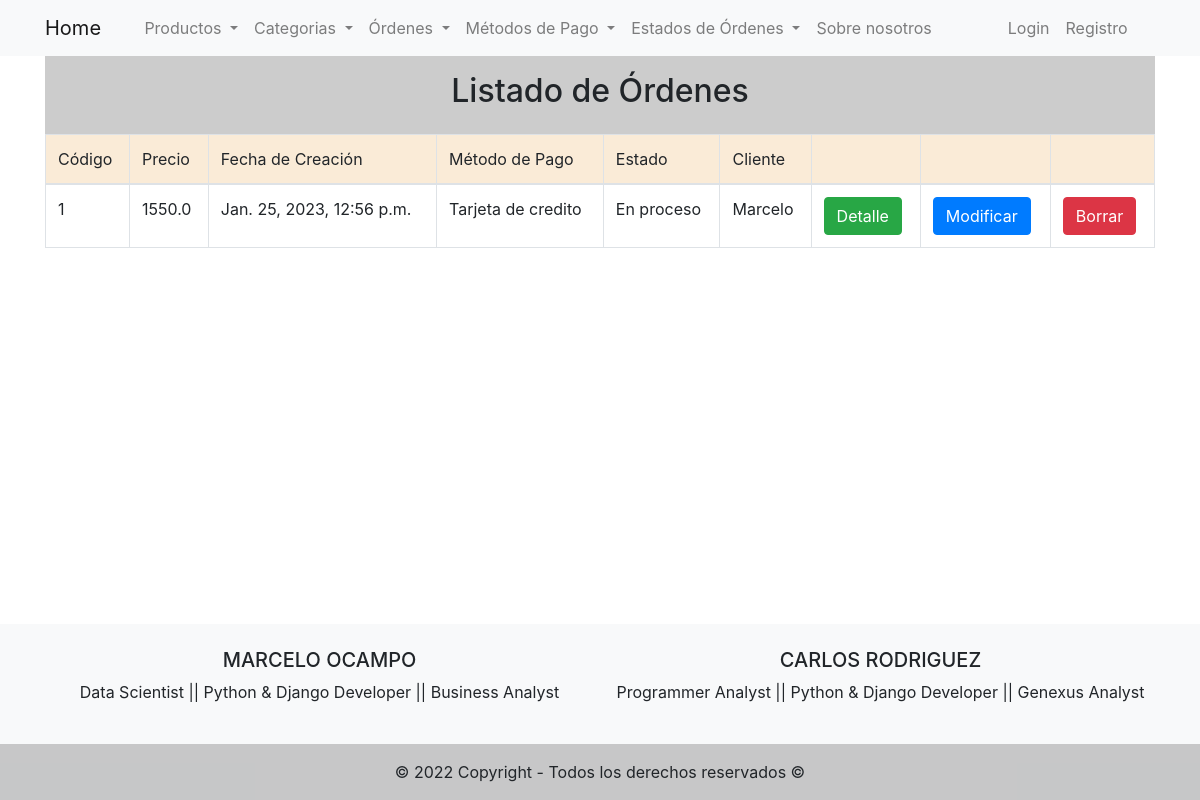
Screenshot of /orders/list-orders/ with the database file from the repository.
### orders/models.py (models this page shows, shortened)
class Orders(models.Model):
    order_code = models.IntegerField(unique=True)
    order_price = models.FloatField()
    creation_time = models.DateTimeField(auto_now_add=True)
    payment_method_short = models.ForeignKey(PaymentMethod, on_delete= models.CASCADE)
    status = models.ForeignKey(OrderStatus, on_delete= models.CASCADE)
    client_name = models.CharField(max_length=100, blank= True)

class PaymentMethod(models.Model):
    payment_method_large = models.CharField(max_length=20, unique=True)
    payment_method_short = models.CharField(max_length=3)
    def __str__(self):
        return self.payment_method_large

class OrderStatus(models.Model):
    status = models.CharField(max_length=20, unique=True)
    def __str__(self):
        return self.status

### orders/views.py (the view)
# urls.py: path('list-orders/', OrdersListView.as_view(), name='list_orders'),
class OrdersListView(ListView):
    model = Orders
    template_name = 'orders/list_orders.html'

### templates/orders/list_orders.html (shortened to what this page needs)
{% extends 'base.html' %}
{% block content %}
  <div class="text-center p-3" style="background-color: rgba(0, 0, 0, 0.2);">
    <h2>Listado de Órdenes</h2>
  </div>
  <table class="table table-bordered">
    <thead style="background-color: antiquewhite;">
      <tr>
        <td>Código</td>
        <td>Precio</td>
        <td>Fecha de Creación</td>
        <td>Método de Pago</td>
        <td>Estado</td>
        <td>Cliente</td>
        <td></td>
        <td></td>
        <td></td>
      </tr>
    </thead>
    <tbody>
      {% if object_list %}
        {% for order in object_list %}
          <tr>
            <td>{{order.order_code}}</td>
            <td>{{order.order_price}}</td>
            <td>{{order.creation_time}}</td>
            <td>{{order.payment_method_short}}</td>
            <td>{{order.status}}</td>
            <td>{{order.client_name}}</td>
            <td> <a href="/orders/list-order-items/{{order.id}}/" class="btn btn-success">Detalle</a></td>
            <td> <a href="/orders/update-order/{{order.id}}/" class="btn btn-primary">Modificar</a></td>
            <td> <a href="/orders/delete-order/{{order.id}}/" class="btn btn-danger">Borrar</a></td>
          </tr>
        {% endfor %}
      {% else %}
        <h1>No hay registro de órdenes</h1>
      {% endif %}
    </tbody>
  </table>
{% endblock %}

### templates/base.html (style rules this page uses)
html { width: 100%; height: 100%; margin: 0; }

### rows the page displays
Orders: order_code "1", order_price "1550.0", creation_time "Jan. 25, 2023, 12:56 p.m.", payment_method_short "Tarjeta de credito", status "En proceso", client_name "Marcelo"
